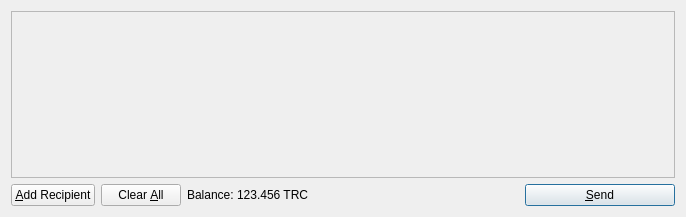
<?xml version="1.0" encoding="UTF-8"?>
<ui version="4.0">
 <class>SendCoinsDialog</class>
 <widget class="QDialog" name="SendCoinsDialog">
  <property name="geometry">
   <rect>
    <x>0</x>
    <y>0</y>
    <width>686</width>
    <height>217</height>
   </rect>
  </property>
  <property name="windowTitle">
   <string>Send Coins</string>
  </property>
  <layout class="QVBoxLayout" name="verticalLayout">
   <item>
    <widget class="QScrollArea" name="scrollArea">
     <property name="widgetResizable">
      <bool>true</bool>
     </property>
     <widget class="QWidget" name="scrollAreaWidgetContents">
      <property name="geometry">
       <rect>
        <x>0</x>
        <y>0</y>
        <width>666</width>
        <height>165</height>
       </rect>
      </property>
      <layout class="QVBoxLayout" name="verticalLayout_2">
       <property name="margin">
        <number>0</number>
       </property>
       <item>
        <layout class="QVBoxLayout" name="entries">
         <property name="spacing">
          <number>6</number>
         </property>
        </layout>
       </item>
       <item>
        <spacer name="verticalSpacer">
         <property name="orientation">
          <enum>Qt::Vertical</enum>
         </property>
         <property name="sizeHint" stdset="0">
          <size>
           <width>20</width>
           <height>40</height>
          </size>
         </property>
        </spacer>
       </item>
      </layout>
     </widget>
    </widget>
   </item>
   <item>
    <layout class="QHBoxLayout" name="horizontalLayout">
     <item>
      <widget class="QPushButton" name="addButton">
       <property name="toolTip">
        <string>Send to multiple recipients at once</string>
       </property>
       <property name="text">
        <string>&amp;Add Recipient</string>
       </property>
       <property name="icon">
        <iconset resource="../bitcoin.qrc">
         <normaloff>:/icons/add</normaloff>:/icons/add</iconset>
       </property>
       <property name="autoDefault">
        <bool>false</bool>
       </property>
      </widget>
     </item>
     <item>
      <widget class="QPushButton" name="clearButton">
       <property name="sizePolicy">
        <sizepolicy hsizetype="Minimum" vsizetype="Fixed">
         <horstretch>0</horstretch>
         <verstretch>0</verstretch>
        </sizepolicy>
       </property>
       <property name="toolTip">
        <string>Remove all transaction fields</string>
       </property>
       <property name="text">
        <string>Clear &amp;All</string>
       </property>
       <property name="icon">
        <iconset resource="../bitcoin.qrc">
         <normaloff>:/icons/remove</normaloff>:/icons/remove</iconset>
       </property>
       <property name="autoRepeatDelay">
        <number>300</number>
       </property>
       <property name="autoDefault">
        <bool>false</bool>
       </property>
      </widget>
     </item>
     <item>
      <layout class="QHBoxLayout" name="horizontalLayout_2">
       <property name="spacing">
        <number>3</number>
       </property>
       <item>
        <widget class="QLabel" name="label">
         <property name="text">
          <string>Balance:</string>
         </property>
        </widget>
       </item>
       <item>
        <widget class="QLabel" name="labelBalance">
         <property name="cursor">
          <cursorShape>IBeamCursor</cursorShape>
         </property>
         <property name="text">
          <string>123.456 TRC</string>
         </property>
         <property name="textInteractionFlags">
          <set>Qt::LinksAccessibleByMouse|Qt::TextSelectableByKeyboard|Qt::TextSelectableByMouse</set>
         </property>
        </widget>
       </item>
      </layout>
     </item>
     <item>
      <spacer name="horizontalSpacer">
       <property name="orientation">
        <enum>Qt::Horizontal</enum>
       </property>
       <property name="sizeHint" stdset="0">
        <size>
         <width>40</width>
         <height>20</height>
        </size>
       </property>
      </spacer>
     </item>
     <item>
      <widget class="QPushButton" name="sendButton">
       <property name="minimumSize">
        <size>
         <width>150</width>
         <height>0</height>
        </size>
       </property>
       <property name="toolTip">
        <string>Confirm the send action</string>
       </property>
       <property name="text">
        <string>&amp;Send</string>
       </property>
       <property name="icon">
        <iconset resource="../bitcoin.qrc">
         <normaloff>:/icons/send</normaloff>:/icons/send</iconset>
       </property>
       <property name="default">
        <bool>true</bool>
       </property>
      </widget>
     </item>
    </layout>
   </item>
  </layout>
 </widget>
 <resources>
  <include location="../bitcoin.qrc"/>
 </resources>
 <connections/>
</ui>
